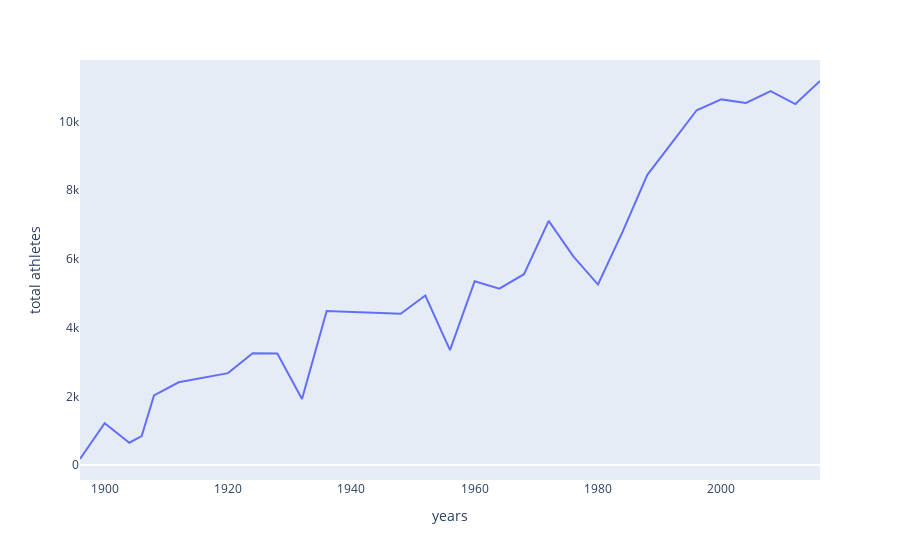

Notebook code cell kept with this figure:
### Code cell
athletes = px.line(athletes_over_time, x = "years", y = "total athletes")
athletes.update_xaxes(showgrid=False)
athletes.update_yaxes(showgrid=False)

### Figure 1 — Plotly figure (JSON) as saved in the notebook; plotly's stock layout.template omitted (floating-point values rounded to 4 significant figures)
{"data": [{"hovertemplate": "years=%{x}<br>total athletes=%{y}<extra></extra>", "legendgroup": "", "line": {"color": "#636efa", "dash": "solid"}, "marker": {"symbol": "circle"}, "mode": "lines", "name": "", "orientation": "v", "showlegend": false, "type": "scatter", "x": [1896, 1900, 1904, 1906, 1908, 1912, 1920, 1924, 1928, 1932, 1936, 1948, 1952, 1956, 1960, 1964, 1968, 1972, 1976, 1980, 1984, 1988, 1992, 1996, 2000, 2004, 2008, 2012, 2016], "xaxis": "x", "y": [176, 1220, 650, 841, 2024, 2409, 2675, 3256, 3246, 1922, 4482, 4402, 4931, 3346, 5348, 5134, 5552, 7105, 6070, 5252, 6791, 8443, 9380, 10324, 10639, 10537, 10880, 10502, 11174], "yaxis": "y"}], "layout": {"legend": {"tracegroupgap": 0}, "margin": {"t": 60}, "xaxis": {"anchor": "y", "domain": [0, 1], "showgrid": false, "title": {"text": "years"}}, "yaxis": {"anchor": "x", "domain": [0, 1], "showgrid": false, "title": {"text": "total athletes"}}}}
